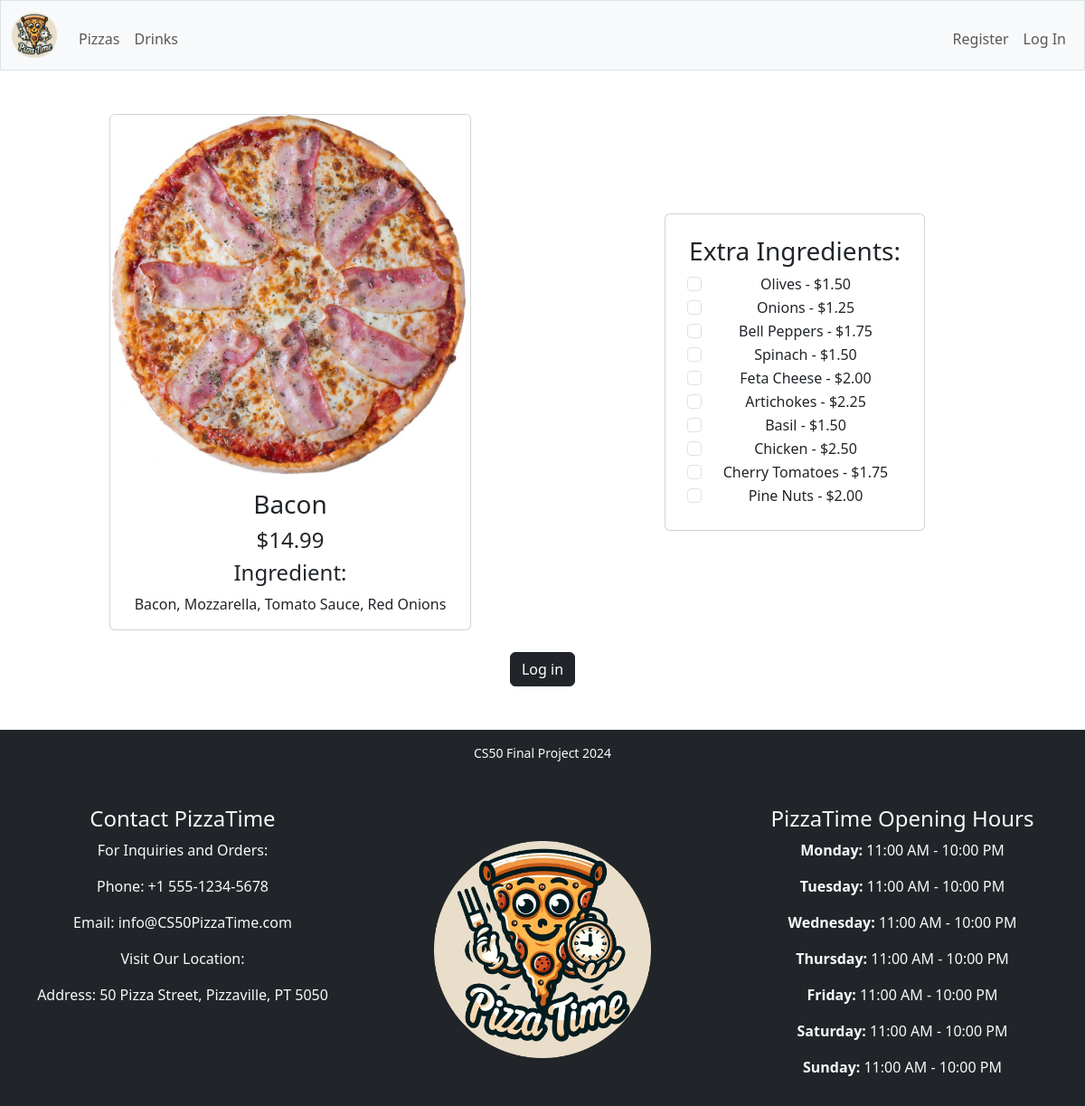
Screenshot of /bacon with the database file from the repository.
### tables this page shows
CREATE TABLE "pizzas" (
	"id"	INTEGER NOT NULL,
	"name"	TEXT NOT NULL,
	"ingredients"	TEXT NOT NULL,
	"img"	TEXT NOT NULL,
	"price"	FLOAT NOT NULL,
	"route"	TEXT NOT NULL,
	PRIMARY KEY("id" AUTOINCREMENT)
);

CREATE TABLE ingredients (
id INTEGER PRIMARY KEY AUTOINCREMENT NOT NULL,
name TEXT NOT NULL,
price FLOAT NOT NULL);

### app.py (the view)
@app.route("/<pizza_route>")
def pizza(pizza_route):
    pizzaroutes_data = db.execute("SELECT route FROM pizzas")
    pizzaroutes = [row["route"] for row in pizzaroutes_data]
    token = secrets.token_hex(16)
    session['form_token'] = token
    PizzaDetails = db.execute("SELECT id, name, ingredients, img, price FROM pizzas WHERE route = ?", pizza_route)
    Ingredients = db.execute("SELECT * FROM ingredients")
    if pizza_route not in pizzaroutes:
        abort(404)
    else:
        template_name = "pizzapage.html"
        return render_template(template_name, PizzaDetails=PizzaDetails, Ingredients=Ingredients, token=token)

### helpers.py (called while the page is built)
def usd(value):
    return f"${value:,.2f}"

### templates/pizzapage.html (shortened to what this page needs)
{% extends "layout.html" %}
{% block main %}
<div class="container">
    <form action="/cart" method="post">
        <div class="row">
        <div class="col-12 col-sm-6 d-flex align-items-center mb-4">
            <div class="card mx-auto" style="width: 25rem;">
                <img class="card-img-top" src="{{ PizzaDetails[0].img }}" alt="Card image cap">
                <div class="card-body">
                    <h3 class="card-title">{{ PizzaDetails[0].name }}</h3>
                    <h4 class="card-title">{{ PizzaDetails[0].price | usd }}</h4>
                    <h4 class="card-title">Ingredient:</h4>
                    <p class="card-text">{{ PizzaDetails[0].ingredients }}</p>
                </div>
            </div>
        </div>
        <div class="col-12 col-sm-6 d-flex align-items-center mb-4">
            <div class="card mx-auto p-4" style="width: 18rem;">
                <h3 class="card-title">Extra Ingredients:</h3>
                {% for ingredient in Ingredients %}
                <div class="form-check">
                    <input class="form-check-input" name="ingredid" type="checkbox" value= "{{ ingredient.id }}" id="{{ ingredient.id }}">
                    <label class="form-check-label" for="{{ ingredient.id }}">
                    {{ ingredient.name }} - {{ ingredient.price | usd }}
                    </label>
                </div>
                {% endfor %}
            </div>
        </div>
        </div>
        <div class="row">
            <div class="d-flex justify-content-center">
                {% if session["user_id"] %}
                <button class="btn btn-dark" type="submit">Add to cart</button>
                {% else %}
                <a href="/login" class="btn btn-dark">Log in</a>
                {% endif %}
            </div>
        </div>
    </form>
</div>
{% endblock %}

### static/styles.css (style rules this page uses)
body { height: 100%; margin: 0; display: flex; flex-direction: column; }

### rows the page displays
pizzas: img (picture), name "Bacon", price "$14.99", ingredients "Bacon, Mozzarella, Tomato Sauce, Red Onions"
ingredients: name "Olives", price "$1.50"
ingredients: name "Onions", price "$1.25"
ingredients: name "Bell Peppers", price "$1.75"
ingredients: name "Spinach", price "$1.50"
ingredients: name "Feta Cheese", price "$2.00"
ingredients: name "Artichokes", price "$2.25"
ingredients: name "Basil", price "$1.50"
ingredients: name "Chicken", price "$2.50"
ingredients: name "Cherry Tomatoes", price "$1.75"
ingredients: name "Pine Nuts", price "$2.00"
